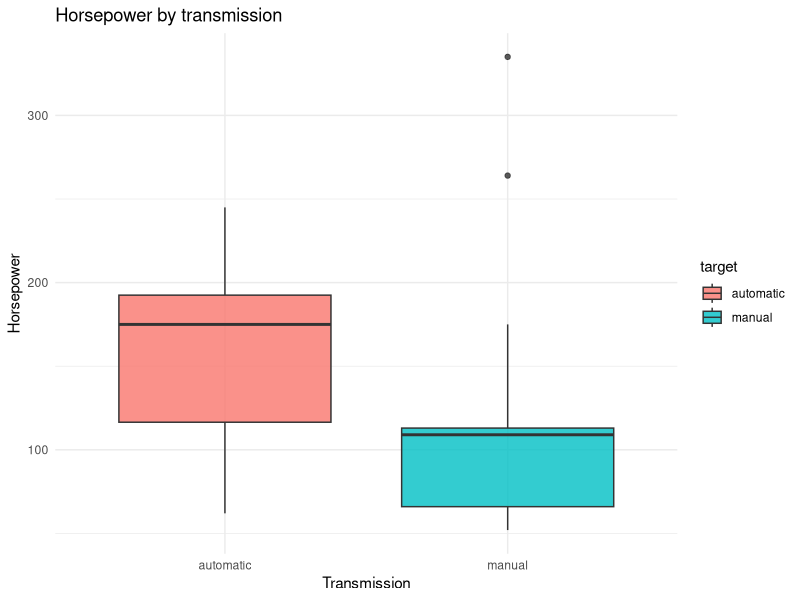
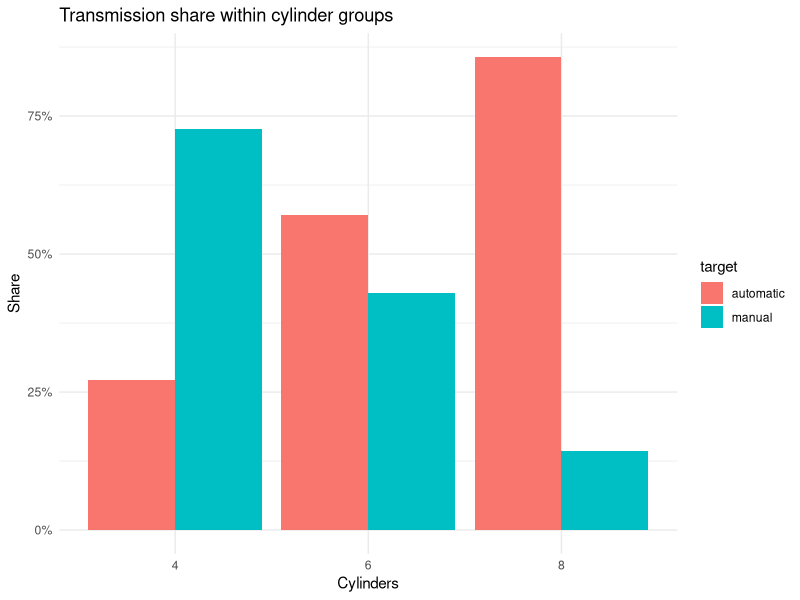
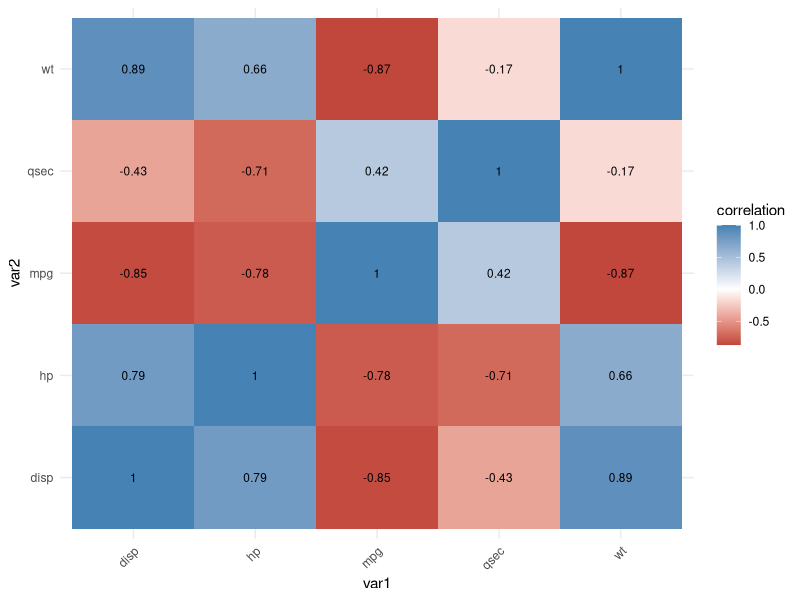
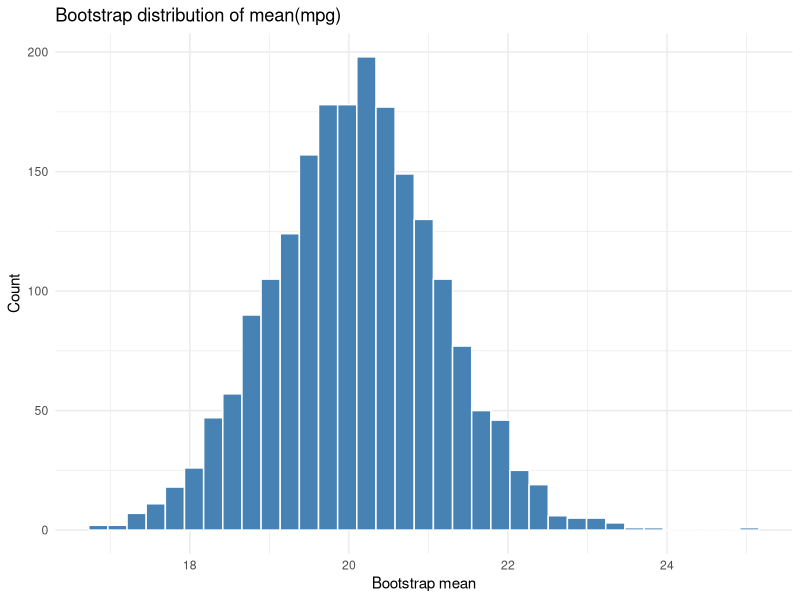
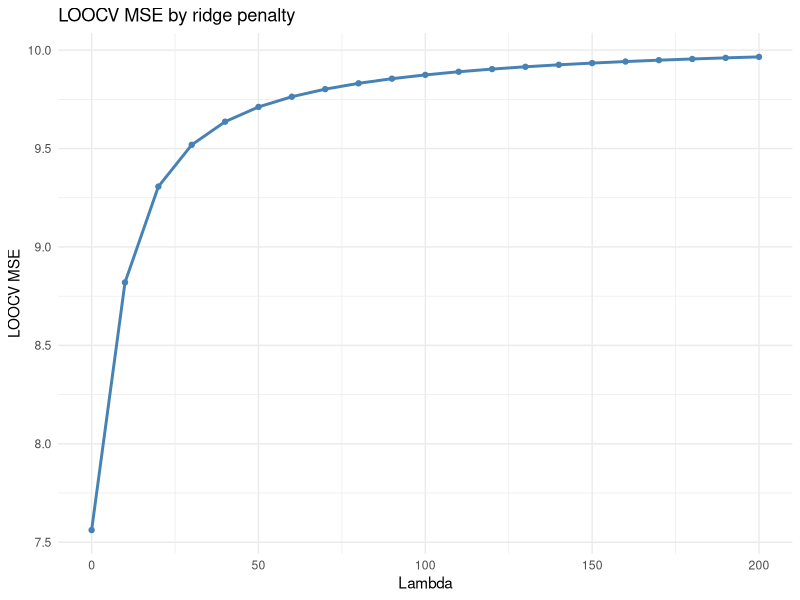
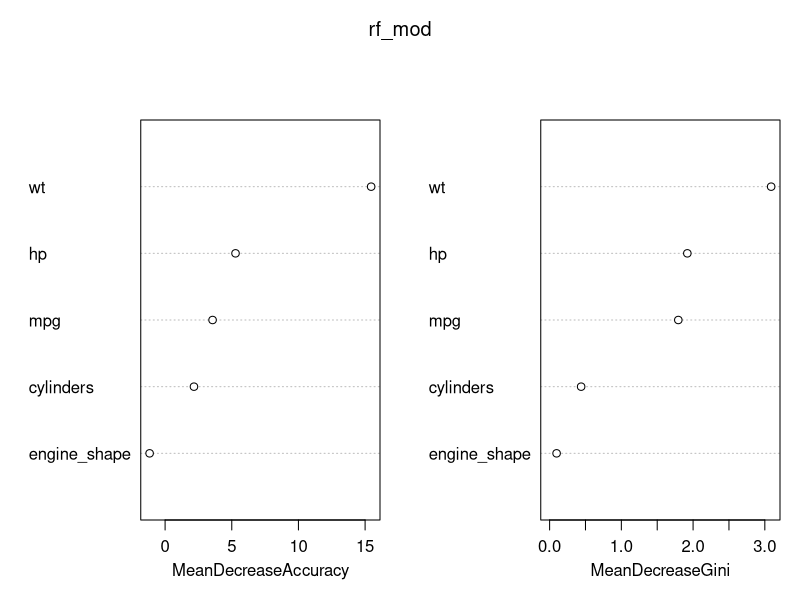
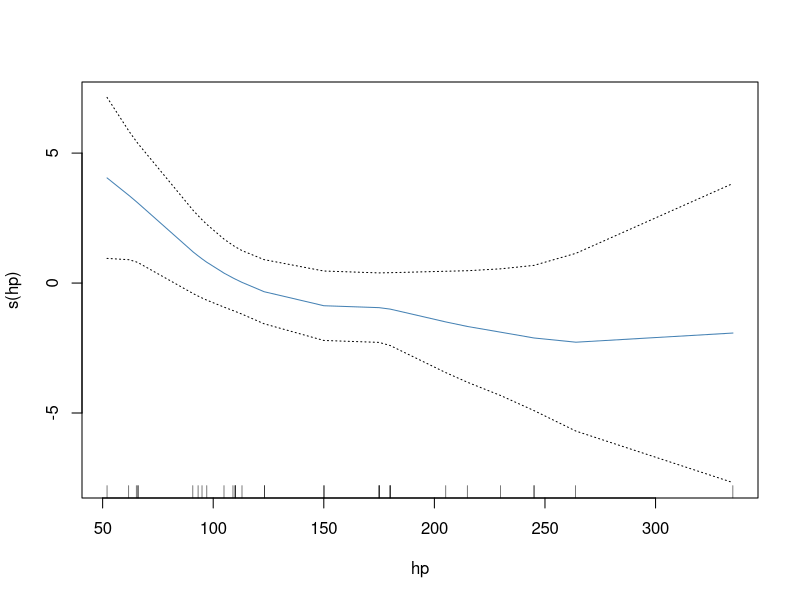
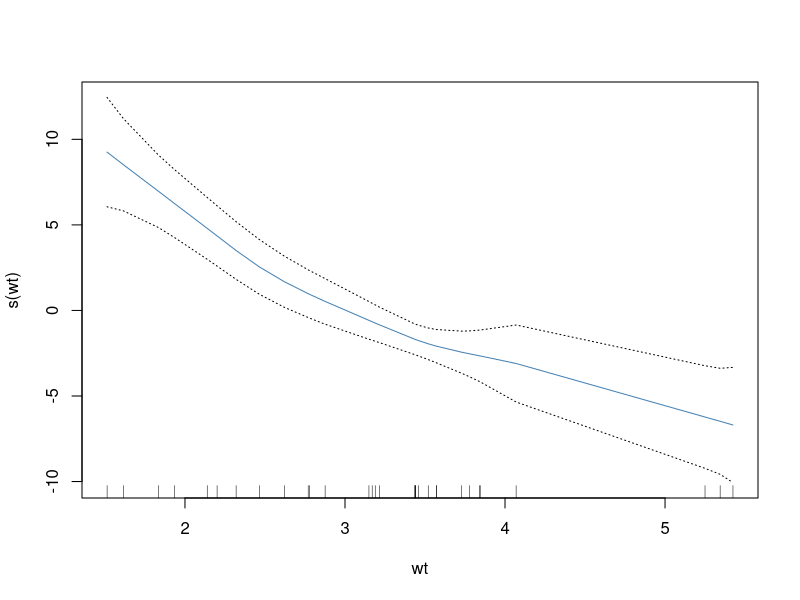

R code for these plots, in order:
# BAN404 Core R Snippets — full runnable mini-examples
# Purpose: copy, adjust, and run complete examples rather than isolated fragments.
# Style: tidyverse-first for reading, cleaning, summarising, and plotting.

library(tidyverse)                                                          # main data workflow used throughout the file

# ============================================================================
# 0. Shared demo datasets
# ============================================================================

set.seed(123)                                                               # reproducible splits and resampling

cars_cls <- mtcars |>
  tibble::rownames_to_column(var = "model") |>
  as_tibble() |>
  mutate(
    target      = factor(am, levels = c(0, 1), labels = c("automatic", "manual")), # binary classification target
    cylinders   = factor(cyl),                                                        # categorical predictor version
    engine_shape = factor(vs, levels = c(0, 1), labels = c("v-shaped", "straight"))
  ) |>
  select(model, target, mpg, disp, hp, wt, qsec, cylinders, engine_shape)

cars_reg <- mtcars |>
  as_tibble() |>
  mutate(
    cylinders = factor(cyl),                                               # keep one factor to show mixed-type workflows
    gears     = factor(gear)
  ) |>
  select(mpg, disp, hp, wt, qsec, cylinders, gears)

# ============================================================================
# 1. EDA starter block
# ============================================================================

cars_cls |> glimpse()                                                       # inspect types before plotting or modeling
cars_cls |> summary()                                                       # quick one-object summary

cars_cls |>
  group_by(target) |>
  summarise(
    mean_hp = mean(hp),                                                     # average horsepower per class
    mean_wt = mean(wt),                                                     # average weight per class
    n       = n(),                                                          # class count
    .groups = "drop"
  )

ggplot(cars_cls, aes(x = target, y = hp, fill = target)) +                 # numeric predictor vs binary target
  geom_boxplot(alpha = 0.8) +
  labs(title = "Horsepower by transmission", x = "Transmission", y = "Horsepower") +
  theme_minimal()

cars_cls |>
  count(cylinders, target) |>
  group_by(cylinders) |>
  mutate(prop = n / sum(n)) |>
  ungroup() |>
  ggplot(aes(x = cylinders, y = prop, fill = target)) +                     # categorical predictor vs binary target
  geom_col(position = "dodge") +
  scale_y_continuous(labels = scales::percent_format()) +
  labs(title = "Transmission share within cylinder groups", x = "Cylinders", y = "Share") +
  theme_minimal()

corr_tbl <- cars_cls |>
  select(where(is.numeric)) |>
  cor() |>
  as.data.frame() |>
  tibble::rownames_to_column("var1") |>
  pivot_longer(-var1, names_to = "var2", values_to = "correlation")

ggplot(corr_tbl, aes(x = var1, y = var2, fill = correlation)) +             # quick collinearity scan
  geom_tile() +
  geom_text(aes(label = round(correlation, 2)), size = 3) +
  scale_fill_gradient2(low = "firebrick", mid = "white", high = "steelblue", midpoint = 0) +
  theme_minimal() +
  theme(axis.text.x = element_text(angle = 45, hjust = 1))

# ============================================================================
# 2. Bootstrap example — sampling distribution of the mean
# ============================================================================

boot_mean <- function(x, B = 2000, seed = 123) {
  set.seed(seed)                                                            # same bootstrap results when you rerun
  n <- length(x)                                                            # original sample size
  boot_stats <- numeric(B)                                                  # pre-allocate storage for speed and clarity

  for (b in seq_len(B)) {
    x_boot <- sample(x, size = n, replace = TRUE)                           # THE TELL: replace = TRUE means bootstrap
    boot_stats[b] <- mean(x_boot)                                           # save one bootstrap replicate of the statistic
  }

  tibble(
    estimate     = mean(x),                                                 # observed statistic from the original sample
    se_boot      = sd(boot_stats),                                          # bootstrap standard error
    ci_low_pct   = quantile(boot_stats, 0.025),                             # percentile lower bound
    ci_high_pct  = quantile(boot_stats, 0.975)                              # percentile upper bound
  )
}

boot_result <- boot_mean(cars_reg$mpg)                                      # run the bootstrap on mpg
boot_result

tibble(boot_stat = replicate(2000, mean(sample(cars_reg$mpg, replace = TRUE)))) |>
  ggplot(aes(x = boot_stat)) +                                              # visualise the bootstrap distribution
  geom_histogram(bins = 35, fill = "steelblue", color = "white") +
  labs(title = "Bootstrap distribution of mean(mpg)", x = "Bootstrap mean", y = "Count") +
  theme_minimal()

# ============================================================================
# 3. Ridge-style LOOCV example — full manual structure
# ============================================================================

f_ridge <- function(b1, X, y, lambda) {
  sum((y - X %*% b1)^2) + lambda * sum(b1^2)                                # RSS + lambda * L2 penalty
}

g_ridge <- function(X, y, lambda) {
  q <- ncol(X)                                                              # number of predictors
  y_centered <- y - mean(y)                                                 # remove intercept from y before optimization
  X_centered <- scale(X, center = TRUE, scale = FALSE)                      # demean columns but do not scale by sd
  start_vals <- rep(0, q)                                                   # optimization starts at zero coefficients
  opt <- nlminb(start = start_vals, objective = f_ridge, X = X_centered, y = y_centered, lambda = lambda)
  opt$par                                                                   # return the minimizing coefficient vector
}

loo_ridge <- function(lambda, X, y) {
  n <- nrow(X)                                                              # one loop per observation
  preds <- numeric(n)                                                       # store prediction for each left-out row
  y_centered <- y - mean(y)                                                 # target used in the test error formula
  X_centered <- scale(X, center = TRUE, scale = FALSE)                      # test rows must be centered in the same spirit

  for (i in seq_len(n)) {
    b1 <- g_ridge(X = X[-i, , drop = FALSE], y = y[-i], lambda = lambda)            # fit ridge on n - 1 observations
    preds[i] <- X_centered[i, ] %*% b1                                      # predict the left-out row
  }

  mean((y_centered - preds)^2)                                              # LOOCV MSE for this lambda
}

X_ridge <- cars_reg |>
  select(disp, hp, wt, qsec) |>
  as.matrix()                                                               # ridge code expects a numeric matrix

y_ridge <- cars_reg$mpg                                                     # regression target

lambda_grid <- seq(0, 200, by = 10)                                         # candidate penalty values
loo_tbl <- tibble(
  lambda = lambda_grid,
  loo_mse = map_dbl(lambda_grid, ~ loo_ridge(.x, X = X_ridge, y = y_ridge)) # compute one LOOCV error per lambda
)

loo_tbl |> filter(loo_mse == min(loo_mse))                                  # best lambda in the grid

ggplot(loo_tbl, aes(x = lambda, y = loo_mse)) +                             # visual tuning plot
  geom_line(color = "steelblue", linewidth = 1) +
  geom_point(color = "steelblue") +
  labs(title = "LOOCV MSE by ridge penalty", x = "Lambda", y = "LOOCV MSE") +
  theme_minimal()

# ============================================================================
# 4. Logistic regression — full train/test pipeline
# ============================================================================

set.seed(123)
idx_cls <- sample.int(nrow(cars_cls), size = floor(0.5 * nrow(cars_cls)))   # 50/50 split for classification example
train_cls <- cars_cls |> slice(idx_cls)
test_cls  <- cars_cls |> slice(-idx_cls)

log_mod <- glm(target ~ mpg + hp + wt + cylinders,                           # baseline logistic model with mixed predictors
               data = train_cls,
               family = binomial())

summary(log_mod)                                                             # inspect coefficients and p-values
exp(coef(log_mod))                                                           # odds ratios are often easier to explain in words

prob_log <- predict(log_mod, newdata = test_cls, type = "response")         # probabilities for the positive class
threshold <- 0.50                                                            # default threshold; lower it if positives are rare
pred_log <- if_else(prob_log >= threshold, "manual", "automatic") |>        # convert probabilities to class labels
  factor(levels = levels(test_cls$target))

cm_log <- table(Actual = test_cls$target, Predicted = pred_log)              # confusion matrix for evaluation
cm_log
prop.table(cm_log, margin = 1)                                               # row proportions = class-wise performance
sum(diag(cm_log)) / sum(cm_log)                                              # overall accuracy

# ============================================================================
# 5. Random forest — compare against logistic regression
# ============================================================================

library(randomForest)                                                        # classic package used repeatedly in BAN404 material

rf_mod <- randomForest(target ~ mpg + hp + wt + cylinders + engine_shape,    # same task, more flexible model
                       data = train_cls,
                       ntree = 500,
                       mtry = 2,
                       importance = TRUE)

rf_mod                                                                        # prints OOB error and class information
pred_rf <- predict(rf_mod, newdata = test_cls)
cm_rf <- table(Actual = test_cls$target, Predicted = pred_rf)
cm_rf
prop.table(cm_rf, margin = 1)
sum(diag(cm_rf)) / sum(cm_rf)

varImpPlot(rf_mod)                                                           # variable importance plot for interpretation

# ============================================================================
# 6. GAM example — when you suspect non-linearity
# ============================================================================

library(gam)                                                                 # smooth terms via s()

gam_mod <- gam(mpg ~ s(hp) + s(wt) + qsec, data = cars_reg)                 # smooth hp and wt, keep qsec linear
summary(gam_mod)
plot(gam_mod, se = TRUE, col = "steelblue")                                 # inspect whether the smooth terms look curved

pred_gam <- predict(gam_mod, newdata = cars_reg)
mean((cars_reg$mpg - pred_gam)^2)                                            # in-sample MSE just for quick comparison

# ============================================================================
# 7. Threshold tuning table — useful when classes are imbalanced
# ============================================================================

threshold_tbl <- tibble(threshold = seq(0.10, 0.90, by = 0.05)) |>
  mutate(
    pred = map(threshold, ~ if_else(prob_log >= .x, "manual", "automatic")), # predicted labels for each threshold
    accuracy = map_dbl(pred, ~ mean(factor(.x, levels = levels(test_cls$target)) == test_cls$target))
  )

threshold_tbl                                                               # use this to justify a threshold choice if asked
